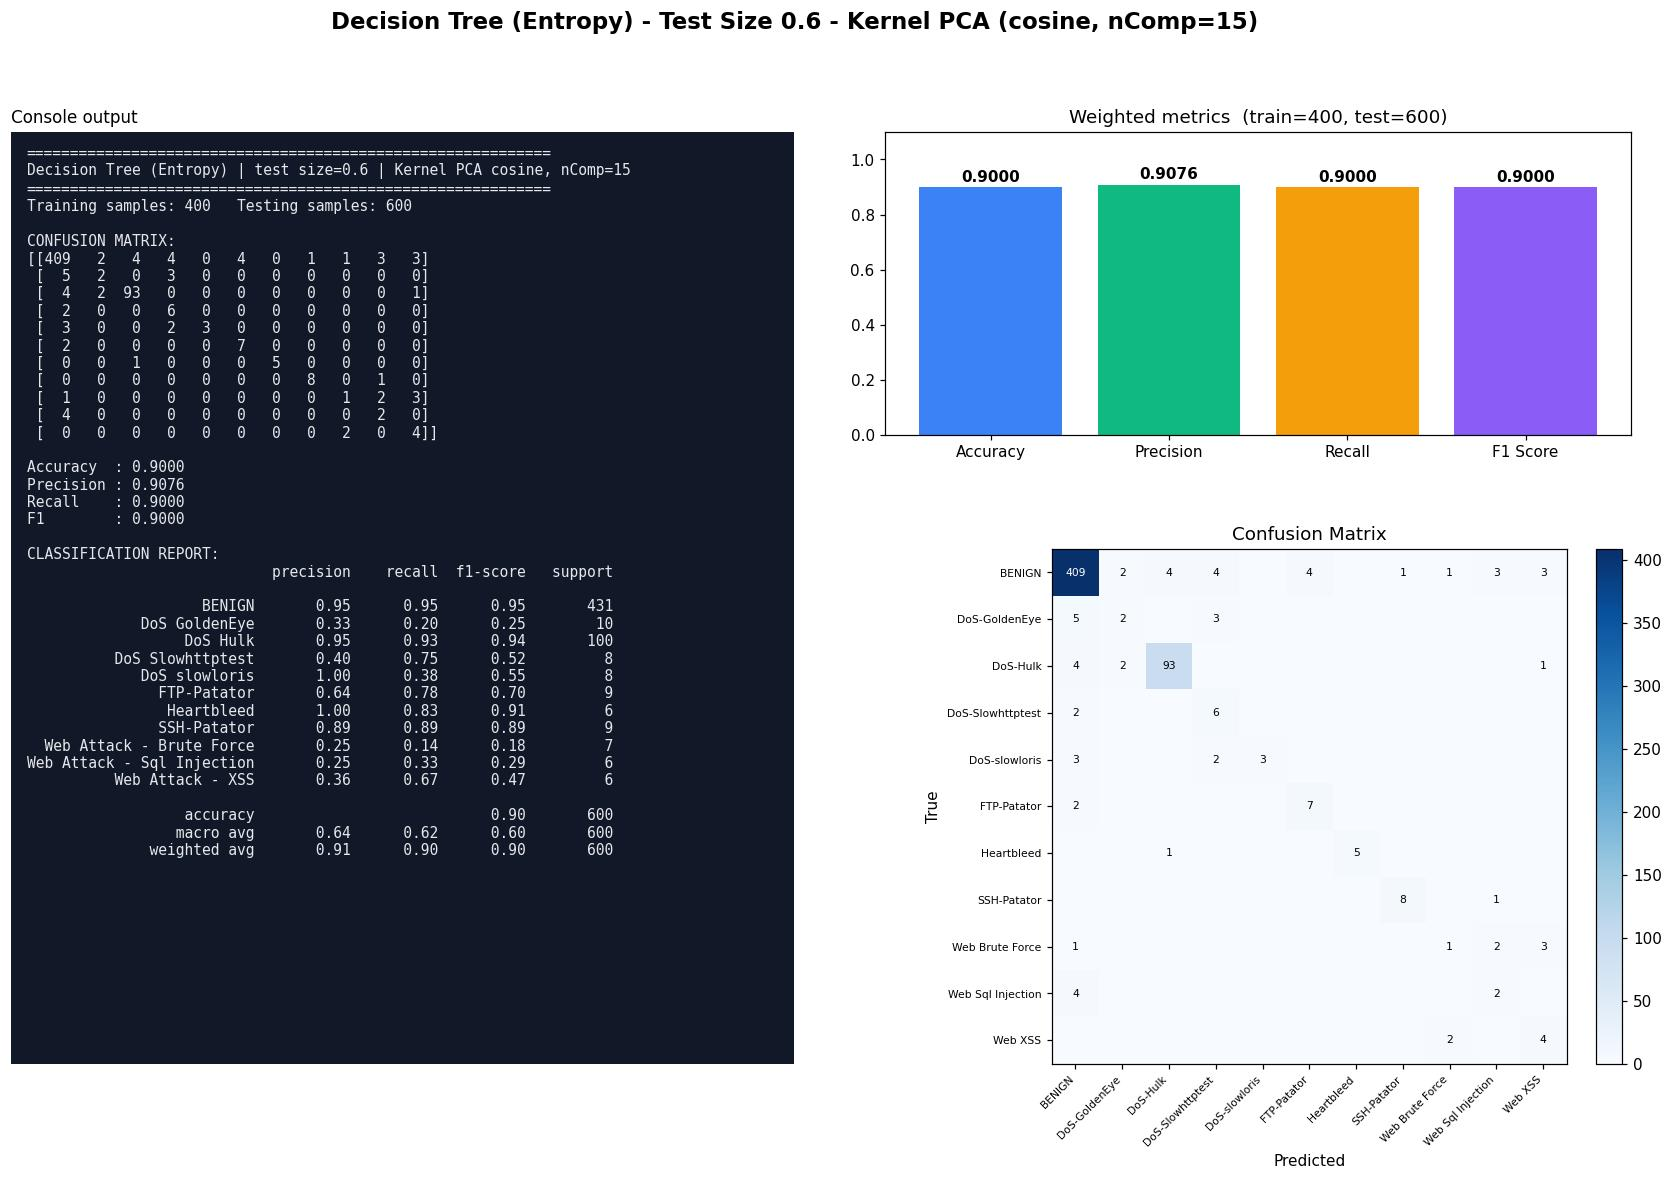

Write Python code to recreate this figure.
#!/usr/bin/env python3
"""Decision Tree (Entropy) | Test size 0.6 | Kernel PCA kernel=cosine, n_components=15
CIC-IDS2017 (Tue+Wed+Thu-morning) 1000-row stratified sample.
Run in any IDE (Spyder / VS Code / PyCharm / Jupyter): open the file and press Run, no arguments needed.
Saves next to this file: 'Test0.6_nComp15_DT.jpg' - one image with the console output (confusion matrix, metrics, classification report) plus charts."""
import json, os
import numpy as np
import matplotlib.pyplot as plt
from sklearn.decomposition import KernelPCA
from sklearn.tree import DecisionTreeClassifier
from sklearn.metrics import (accuracy_score, classification_report, confusion_matrix,
                             f1_score, precision_score, recall_score)
from sklearn.model_selection import train_test_split
from sklearn.preprocessing import StandardScaler

TEST_SIZE, KERNEL, N_COMP, ALG, ALG_NAME = 0.6, "cosine", 15, "DT", "Decision Tree (Entropy)"
try:
    HERE = os.path.dirname(os.path.abspath(__file__))
except NameError:                      # Jupyter / interactive console
    HERE = os.getcwd()
def _find_root():                      # folder that contains data/sample.npz (works from any working directory)
    for p in (HERE, os.path.join(HERE, ".."), os.path.join(HERE, "..", ".."), os.getcwd()):
        if os.path.exists(os.path.join(p, "data", "sample.npz")):
            return os.path.abspath(p)
    raise FileNotFoundError("data/sample.npz not found - run prepare_data.py or keep the repo folder structure")
ROOT = _find_root()
tag = f"Test{TEST_SIZE}_nComp{N_COMP}_{ALG}"

# 1. LOAD cached, cleaned sample (see prepare_data.py)
d = np.load(os.path.join(ROOT, "data", "sample.npz"), allow_pickle=True)
X, y, class_names = d["X"], d["y"], [str(c).replace("�", "-") for c in d["classes"]]

# 2. SPLIT
X_train, X_test, y_train, y_test = train_test_split(
    X, y, test_size=TEST_SIZE, random_state=42, stratify=y)

# 3. SCALE (fit on train only)
scaler = StandardScaler()
X_train = scaler.fit_transform(X_train); X_test = scaler.transform(X_test)

# 4. DIMENSIONALITY REDUCTION: Kernel PCA (fit on train only; gamma = sklearn default 1/n_features)
kpca = KernelPCA(n_components=N_COMP, kernel=KERNEL, random_state=0)
X_train = kpca.fit_transform(X_train); X_test = kpca.transform(X_test)

# 5. CLASSIFIER
classifier = DecisionTreeClassifier(criterion="entropy", random_state=0)
classifier.fit(X_train, y_train)
y_pred = classifier.predict(X_test)

# 6. METRICS
labels = np.arange(len(class_names))
cm = confusion_matrix(y_test, y_pred, labels=labels)
res = dict(test_size=TEST_SIZE, kernel=KERNEL, n_components=N_COMP, algorithm=ALG, model=ALG_NAME,
           n_train=int(len(y_train)), n_test=int(len(y_test)),
           accuracy=accuracy_score(y_test, y_pred),
           precision=precision_score(y_test, y_pred, average="weighted", zero_division=0),
           recall=recall_score(y_test, y_pred, average="weighted", zero_division=0),
           f1=f1_score(y_test, y_pred, average="weighted", zero_division=0))
report = classification_report(y_test, y_pred, labels=labels, target_names=class_names, zero_division=0)
lines = ["=" * 60, f"{ALG_NAME} | test size={TEST_SIZE} | Kernel PCA {KERNEL}, nComp={N_COMP}", "=" * 60,
         f"Training samples: {len(y_train)}   Testing samples: {len(y_test)}", "", "CONFUSION MATRIX:", np.array2string(cm), ""]
for k in ("accuracy", "precision", "recall", "f1"): lines.append(f"{k.capitalize():10s}: {res[k]:.4f}")
lines += ["", "CLASSIFICATION REPORT:", report]
console_output = "\n".join(lines); print(console_output)

# 7. VISUAL OUTPUT: console output + charts in ONE image (real results only)
short = [c.replace("Web Attack - ", "Web ").replace("DoS ", "DoS-") for c in class_names]
fig = plt.figure(figsize=(19, 11), dpi=110)
gs = fig.add_gridspec(2, 2, width_ratios=[1.05, 1], height_ratios=[1, 1.7], hspace=0.28, wspace=0.12)
fig.suptitle(f"{ALG_NAME} - Test Size {TEST_SIZE} - Kernel PCA ({KERNEL}, nComp={N_COMP})", fontsize=15, fontweight="bold")
axt = fig.add_subplot(gs[:, 0]); axt.set_facecolor("#111827"); axt.set_xticks([]); axt.set_yticks([])
for sp in axt.spines.values(): sp.set_visible(False)
axt.text(0.02, 0.985, console_output, family="monospace", fontsize=9.6, color="#e5e7eb", va="top", ha="left", transform=axt.transAxes)
axt.set_title("Console output", loc="left", fontsize=11)
ax0 = fig.add_subplot(gs[0, 1]); ax1 = fig.add_subplot(gs[1, 1])
names = ["Accuracy", "Precision", "Recall", "F1 Score"]; vals = [res["accuracy"], res["precision"], res["recall"], res["f1"]]
bars = ax0.bar(names, vals, color=["#3b82f6", "#10b981", "#f59e0b", "#8b5cf6"])
ax0.set_ylim(0, 1.1); ax0.set_title(f"Weighted metrics  (train={res['n_train']}, test={res['n_test']})")
for b in bars: ax0.text(b.get_x() + b.get_width() / 2, b.get_height() + .02, f"{b.get_height():.4f}", ha="center", fontweight="bold")
im = ax1.imshow(cm, cmap="Blues"); fig.colorbar(im, ax=ax1, fraction=.046, pad=.04)
ax1.set_xticks(labels); ax1.set_yticks(labels); ax1.set_xticklabels(short, rotation=45, ha="right", fontsize=7); ax1.set_yticklabels(short, fontsize=7)
ax1.set_xlabel("Predicted"); ax1.set_ylabel("True"); ax1.set_title("Confusion Matrix")
for a in labels:
    for b_ in labels:
        if cm[a, b_]: ax1.text(b_, a, cm[a, b_], ha="center", va="center", fontsize=7, color="white" if cm[a, b_] > cm.max() / 2 else "black")
plt.savefig(os.path.join(HERE, tag + ".jpg"), format="jpg", bbox_inches="tight")
if os.environ.get("ACN_NO_SHOW") != "1": plt.show()   # IDEs display the image; run_all.py disables this
plt.close()

os.makedirs(os.path.join(ROOT, "results", "json"), exist_ok=True)
with open(os.path.join(ROOT, "results", "json", tag + ".json"), "w") as f: json.dump(res, f)
